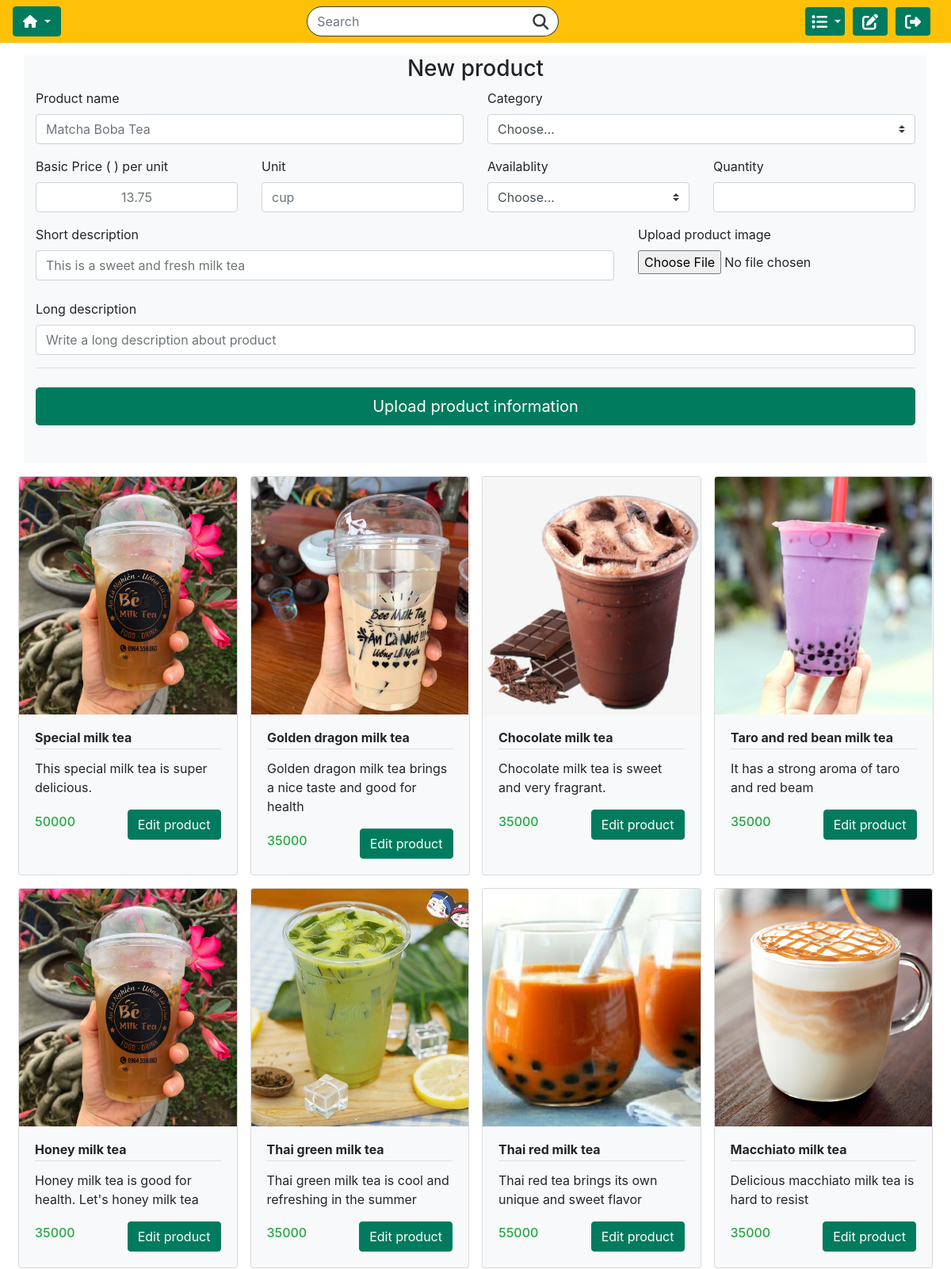
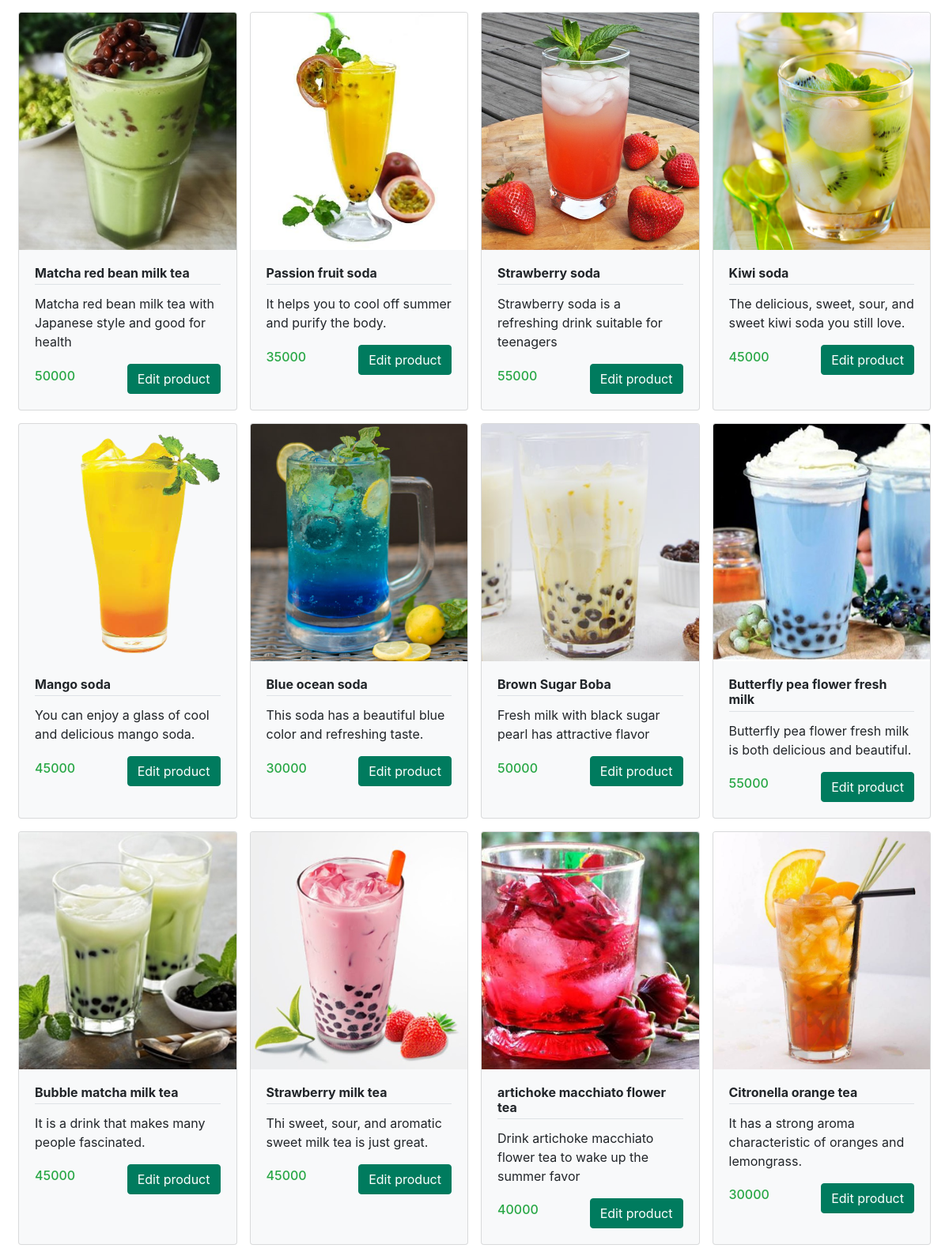
The app's page /manageProduct (signed in, upper part) with its own data (2 pictures, top to bottom).
### orders/models.py (models this page shows, shortened)
class Product(models.Model):
    name = models.CharField(max_length=64)
    category = models.CharField(max_length=32, choices=CATEGORIES, default='MILK TEA')
    price = models.DecimalField(decimal_places=0, max_digits=10)
    unit = models.CharField(max_length=10, default='1 ly')
    availability = models.CharField(max_length=32, choices=AVAILABILITIES, default='available')
    quantity = models.IntegerField()
    description_short = models.CharField(max_length=64, default='available')
    description_long = models.TextField(default='available')
    image = models.ImageField(verbose_name="Product Image", upload_to="orders/static/orders/images/", default=None, blank=True)
    image_filename = models.CharField(max_length=256, default="image.jpg")

### orders/views.py (the view, shortened to what this page needs)
# urls.py: path("manageProduct", views.manageProduct_view, name="manageProduct"),
def manageProduct_view(request):
    if request.user.is_superuser:
        all_products = {}
        product_data = Product.objects.all()
        for category in categories:
            items = get_product_by_category(product_data, category)
            if len(items) != 0:
                all_products[category] = items
        context = {
            "data": all_products,
        }
        return render(request, "orders/manageProduct.html", context)
    else:
        return HttpResponseRedirect(reverse("index"))

### orders/views.py (called while the page is built)
def image_filename(image):
    path = image.url
    return os.path.basename(path)

def get_product_by_category(data, category):
    list_items = []
    items = data.filter(category=category)
    for item in items:
        item.image_filename = image_filename(item.image)
        list_items.append(item)
    return list_items

### orders/templates/orders/manageProduct.html (shortened to what this page needs)
{% extends "orders/base.html" %}
{% block script %}
{% load static %}
{% endblock %}
{% block main %}
<div class="container pb-5 bg-light">
  <h3 class="text-center mt-3">New product</h3>
  <div class="">
    <form class="needs-validation" novalidate action="/manageProduct" method="post" enctype="multipart/form-data">
      <div class="row">
        <div class="col-md-6 mb-3">
          <label for="productName">Product name</label>
          <input type="text" class="form-control" id="productName" name="productName" placeholder="Matcha Boba Tea" value="" required>
        </div>
        <div class="col-md-6 mb-3">
          <label for="category">Category</label>
          <select class="custom-select d-block w-100" id="category" name="category" required>
            <option value="">Choose...</option>
          </select>
        </div>
      </div>
      <div class="row">
        <div class="col-md-3 mb-3">
          <label for="price_basic">Basic Price ( ) per unit</label>
          <input type="number" class="form-control" id="price_basic" name="price_basic" placeholder="13.75" step="0.01" min="0" required>
        </div>
        <div class="col-md-3 mb-3">
          <label for="unit">Unit</label>
          <input type="text" class="form-control" id="unit" name="unit" placeholder="cup" maxlength="8" required>
        </div>
        <div class="col-md-3 mb-3">
          <label for="availablity">Availablity</label>
          <select class="custom-select d-block w-100" id="availablity" name="availablity" required>
            <option value="">Choose...</option>
          </select>
        </div>
        <div class="col-md-3 mb-3">
          <label for="quantity">Quantity</label>
          <input type="number" class="form-control" id="quantity" name="quantity" placeholder="" min="0" required>
        </div>
      </div>
      <div class="row">
        <div class="col-md-8 mb-3">
          <label for="description_short">Short description</label>
          <input type="text" class="form-control" id="description_short" name="description_short" placeholder="This is a sweet and fresh milk tea" maxlength="64" required>
        </div>
        <div class="col-md-4 mb-3">
          <div class="form-group">
            <label for="product_image">Upload product image</label>
            <input type="file" class="form-control-file" id="product_image" name="product_image" accept="image/*" required>
          </div>
        </div>
      </div>
      <div class="mb-3">
        <label for="description_long">Long description</label>
        <input type="text" class="form-control" id="description_long" name="description_long" placeholder="Write a long description about product" required>
      </div>
      <hr class="mb-4">
      <button class="btn btn-primary btn-lg btn-block" type="submit">Upload product information</button>
    </form>
  </div>
</div>
<div class="container-lg p-0 mt-2">
  <div class="row equal">
    {% for category, items in data.items %}
      {% for item in items %}
      <div class="col-lg-3 col-md-4 col-sm-6 m-0 d-flex p-2 card-container" data-aos="zoom-in-down">
        <div class="card bg-light w-100">
          <div class="card-image w-100">
            <img class="card-img-top" src="static/orders/images/{{ item.image_filename }}" alt="product_image">
          </div>
          <div class="card-body">
            <h6 class="card-title border-bottom pb-1 item-name"><b>{{ item.name }}</b></h6>
            <p class="card-text">{{ item.description_short }}</p>
            <div class="card-footer p-0 m-0 border-0 ">
              <div class="d-flex align-items-center bg-light text-success">
                <div class="flex-grow-1">
                  <h6> {{ item.price }}</h6>
                </div>
                <div class="">
                  <form action="/productEdit" method="post">
                    <button type="submit" class="btn btn-primary"> Edit product</a></button>
                  </form>
                </div>
              </div>
            </div>
          </div>
        </div>
      </div>
      {% endfor %}
    {% endfor %}
  </div>
</div>
{% endblock %}

### orders/templates/orders/base.html (shortened to what this page needs)
{% load static %}
<!DOCTYPE html>
<html lang="en" dir="ltr">
<head>
  <link rel="stylesheet" href="https://stackpath.bootstrapcdn.com/bootstrap/4.5.0/css/bootstrap.min.css">
  <link rel="stylesheet" href="https://cdn.jsdelivr.net/npm/bootstrap-select@1.13.17/dist/css/bootstrap-select.min.css">
  <link rel="stylesheet" href="https://unpkg.com/aos@next/dist/aos.css" />
  <link rel="stylesheet" href="{% static 'orders/css/styles.css' %}" />
</head>
<body>
  <nav class="navbar navbar-expand-md navbar-light bg-warning">
    <div class="d-flex w-100 justify-content-between">
      <div class="">
        <div class="dropdown">
          <button type="button" class="btn btn-primary dropdown-toggle" data-toggle="dropdown">
            <i class="fas fa-home"></i> <span class="md-hidden"> Menu </span>
          </button>
        </div>
      </div>
      <div class="d-flex align-items-center">
        <form class="form-inline my-2 my-lg-0" action="/search" method="post">
          <div class="input-group search">
            <input class="form-control btn-outline-dark search-field" type="text" placeholder="Search" name="query" aria-label="Search" required>
            <div class="input-group-append">
              <button class="btn btn-outline-dark bg-white border-left-0 search-field-button" type="submit"><i class="fas fa-search fa-lg"></i></button>
            </div>
          </div>
        </form>
      </div>
      <div class="d-flex align-items-center">
        <div class="collapse navbar-collapse" id="navbar">
          <ul class="navbar-nav ml-auto">
            <li class="nav-item dropdown mr-3">
              <a class="nav-link dropdown-toggle btn btn-primary text-white border-0 nav-category" href="#" id="navbarDropdownMenuLink" role="button" data-toggle="dropdown" aria-haspopup="true" aria-expanded="false">
                <i class="fas fa-list fa-lg"></i> <span class="md-hidden"> Categories</span>
              </a>
            </li>
            {% if user.is_superuser %}
            <li class="nav-item mr-3"><a class="btn btn-primary text-white border-0" href="/manageProduct" role="button" aria-expanded="false"><i class="fas fa-edit fa-lg"></i><span class="md-hidden d-inline"> Add/edit product</span></a></li>
            {% endif %}
            {% if user.is_authenticated %}
            <li class="nav-item mr-3"><a class="btn btn-primary text-white border-0" href="/logout" role="button" aria-expanded="false"><i class="fas fa-sign-out-alt fa-lg"></i><span class="md-hidden d-inline"> Log Out</span></a></li>
            {% endif %}
          </ul>
        </div>
      </div>
    </div>
  </nav>
  </head>
  <body>
  {% block main %}
  {% endblock %}
</body>
</html>

### orders/static/orders/css/styles.css (style rules this page uses)
html { min-height: 100%; position: relative; }
body { margin-bottom: 100px; margin-top: 70px; }
.navbar { position: fixed; top: 0; width: 100%; z-index: 1; }
.search-field { border-radius: 20px; }
.search-field-button { border-radius: 20px; }
.nav-category { width: 150px; padding-bottom: 6px; padding-top: 6px; }
@media screen and (max-width: 1200px) { .nav-category { width: 50px; } }
@media screen and (max-width: 1200px) { .nav-item { margin-right: 10px !important; } }
input[type=number] { -moz-appearance: textfield; text-align: center; }
.card-container { position: relative; }
.card-img-top { width: 100%; height: 300px; object-fit: cover; }
.btn-primary { color: #fff; background-color: #007b5e; border-color: #007b5e; }

### records on screen
Product: name "Special milk tea", description_short "This special milk tea is super delicious.", price "50000"
Product: shows a picture, name "Golden dragon milk tea", description_short "Golden dragon milk tea brings a nice taste and good for health", price "35000"
Product: shows a picture, name "Chocolate milk tea", description_short "Chocolate milk tea is sweet and very fragrant.", price "35000"
Product: shows a picture, name "Taro and red bean milk tea", description_short "It has a strong aroma of taro and red beam", price "35000"
Product: name "Honey milk tea", description_short "Honey milk tea is good for health. Let's honey milk tea", price "35000"
Product: shows a picture, name "Thai green milk tea", description_short "Thai green milk tea is cool and refreshing in the summer", price "35000"
Product: shows a picture, name "Thai red milk tea", description_short "Thai red tea brings its own unique and sweet flavor", price "55000"
Product: shows a picture, name "Macchiato milk tea", description_short "Delicious macchiato milk tea is hard to resist", price "35000"
Product: shows a picture, name "Matcha red bean milk tea", description_short "Matcha red bean milk tea with Japanese style and good for health", price "50000"
Product: shows a picture, name "Passion fruit soda", description_short "It helps you to cool off summer and purify the body.", price "35000"
Product: shows a picture, name "Strawberry soda", description_short "Strawberry soda is a refreshing drink suitable for teenagers", price "55000"
Product: shows a picture, name "Kiwi soda", description_short "The delicious, sweet, sour, and sweet kiwi soda you still love.", price "45000"
Product: shows a picture, name "Mango soda", description_short "You can enjoy a glass of cool and delicious mango soda.", price "45000"
Product: shows a picture, name "Blue ocean soda", description_short "This soda has a beautiful blue color and refreshing taste.", price "30000"
Product: shows a picture, name "Brown Sugar Boba", description_short "Fresh milk with black sugar pearl has attractive flavor", price "50000"
Product: shows a picture, name "Butterfly pea flower fresh milk", description_short "Butterfly pea flower fresh milk is both delicious and beautiful.", price "55000"
Product: shows a picture, name "Bubble matcha milk tea", description_short "It is a drink that makes many people fascinated.", price "45000"
Product: shows a picture, name "Strawberry milk tea", description_short "Thi sweet, sour, and aromatic sweet milk tea is just great.", price "45000"
Product: shows a picture, name "artichoke macchiato flower tea", description_short "Drink artichoke macchiato flower tea to wake up the summer favor", price "40000"
Product: shows a picture, name "Citronella orange tea", description_short "It has a strong aroma characteristic of oranges and lemongrass.", price "30000"
